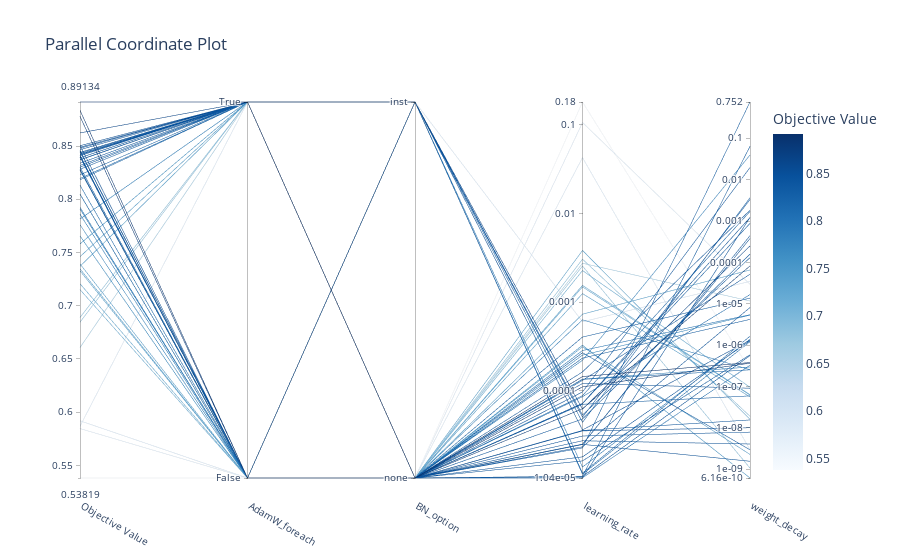

Notebook cell for this chart:
### Code cell
visualize.plot_parallel_coordinate(study)
